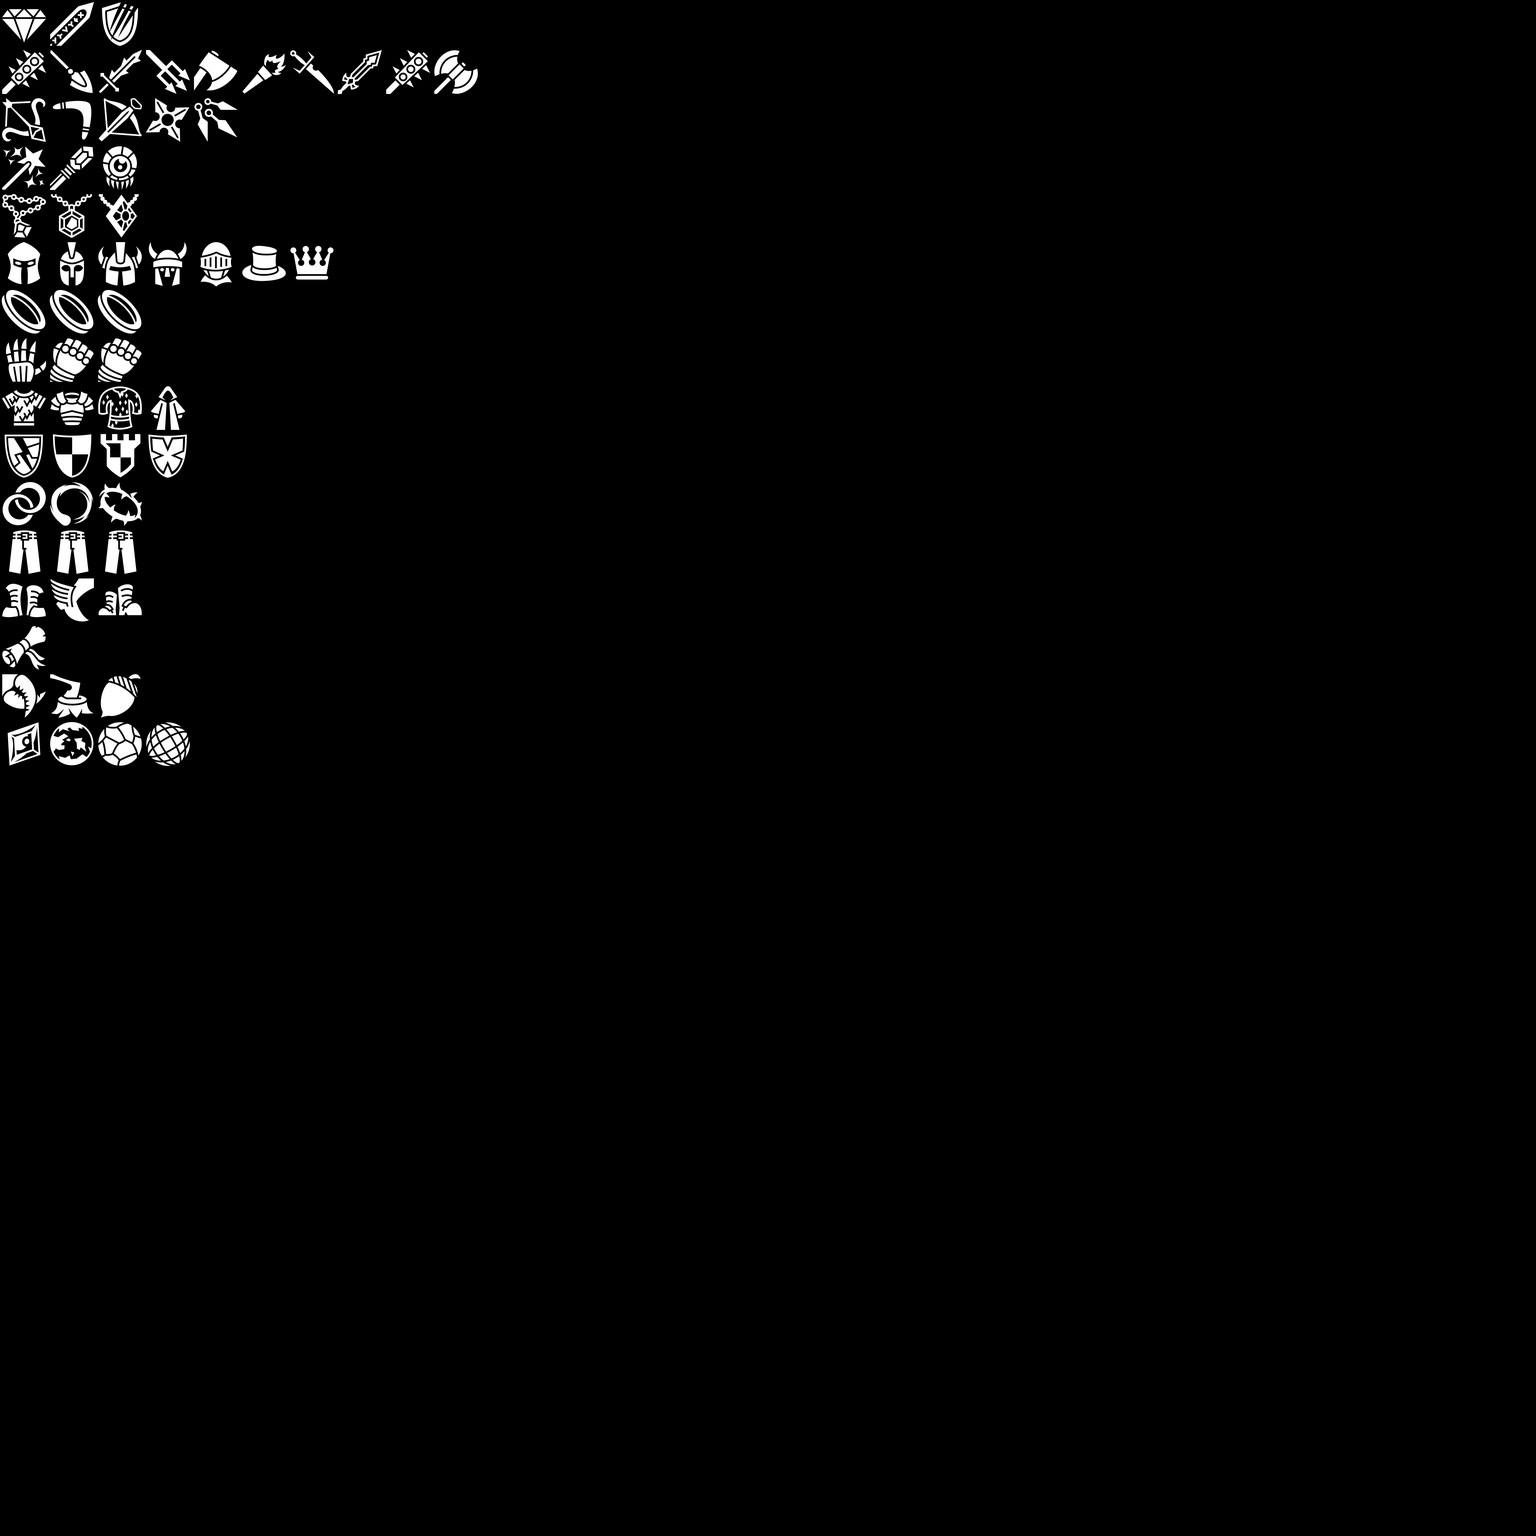

This is a level from a 2D game, rendered from its Tiled map with the project's own tilesets. A one-line summary and the map file follow, with tile-layer data summarised:
An orthogonal 32x32 tile map with 48x48 px tiles, 1 tile layer (Calque de Tile 1).

<map version="1.0" orientation="orthogonal" width="32" height="32" tilewidth="48" tileheight="48">
 <tileset firstgid="1" name="iconSheetAll" tilewidth="48" tileheight="48">
  <image source="iconSheetAll.PNG" trans="ff00ff" width="720" height="3552" />
 </tileset>
 <layer name="Calque de Tile 1" width="32" height="32">
  <data>[1024 cells, 62 non-empty, 56 distinct tile ids]</data>
 </layer>
</map>
